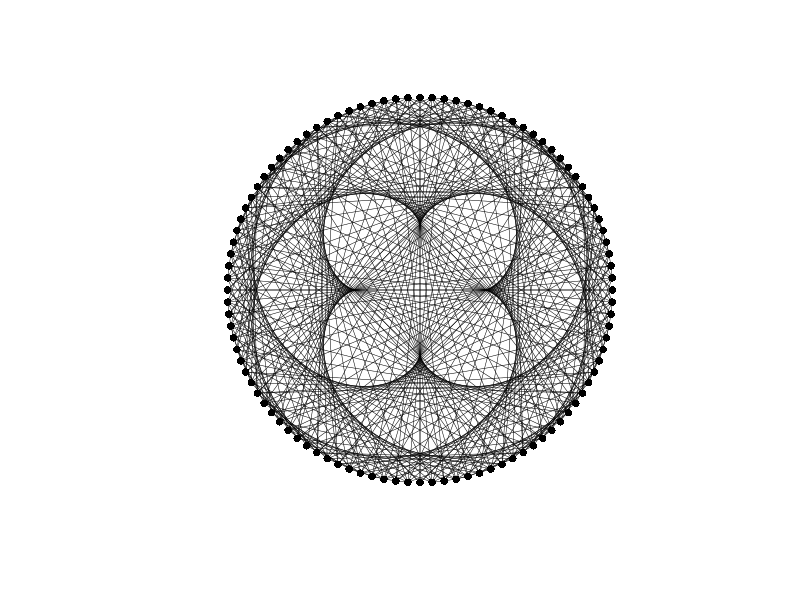

Recreate this plot in R.
#create 4 ways cardioid using segments

#the function
cardioid <- function(n=25,radius=1,cex.pt=1,cst=0,add=FALSE){
  #the number of point on the circle
  n_p <- 2 * n
  #the angle of the points
  thetas <- (2 * pi * (1:n_p / n_p)) + cst
  #the coords of the points
  xy <- data.frame(x=radius * cos(thetas),y=radius*sin(thetas))
  #the points to connect
  ll <- data.frame(from=c(1:n,n + (1:n)),to=c(2 * 1:n,2 * 1:n))
  #the output
  out <- list(xy,ll)
  if(!add){
    print(plot(y~x,xy,asp=1,xlab='',ylab='',xaxt='n',yaxt='n',pch=16,bty='n',cex=cex.pt))
  }
  print(segments(xy[ll$from,1],xy[ll$from,2],xy[ll$to,1],xy[ll$to,2],lwd=25/n))
  return(out)
}

png('cardioid.png',width=800,height=800)
cardioid(n=50)
cardioid(n=50,cst=pi/2,add=TRUE)
cardioid(n=50,cst=pi,add=TRUE)
cardioid(n=50,cst=3*pi/2,add=TRUE)
dev.off()
